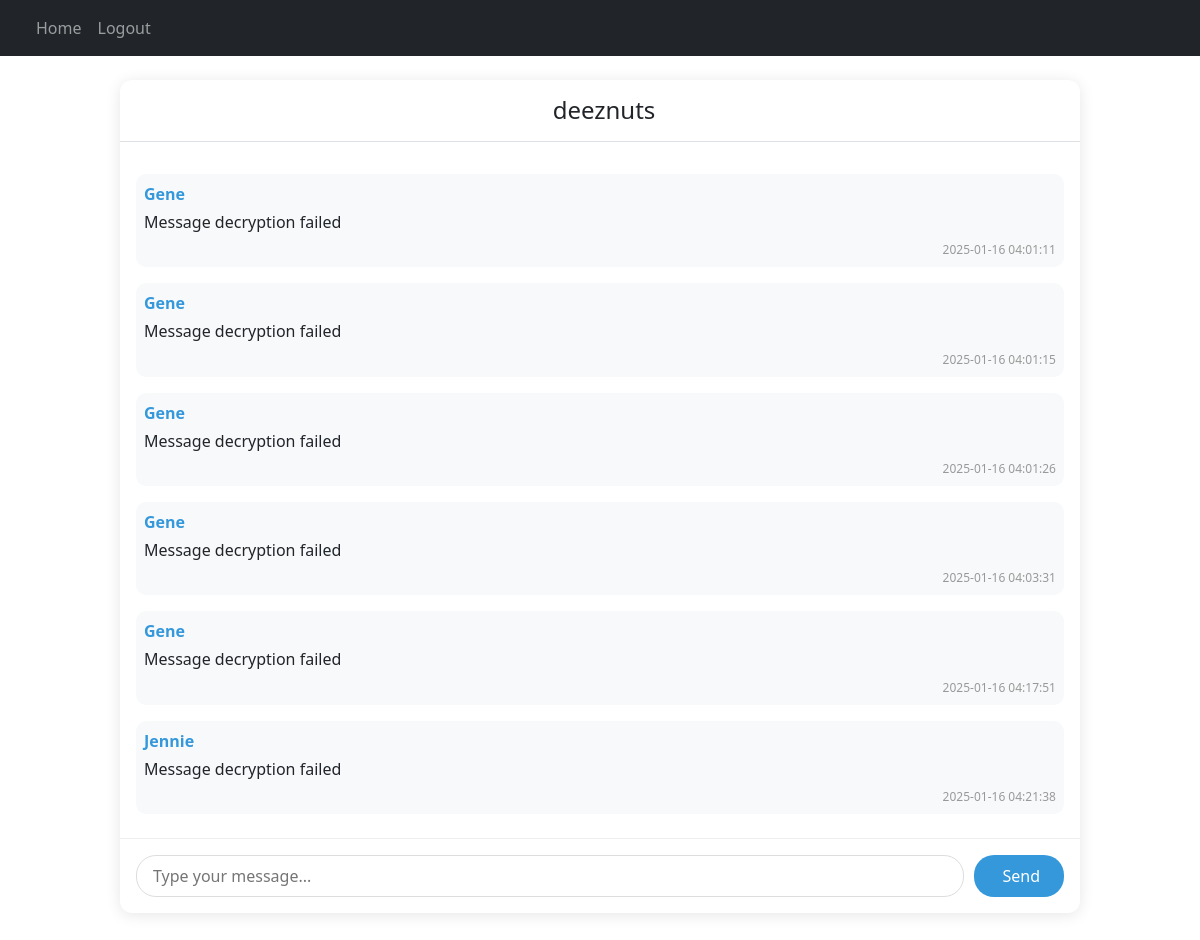
The app's page /room/1 (signed in) with its own data.
### website/Models/Room.py (models this page shows)
class Room(db.Model):
  id = db.Column(db.Integer, primary_key=True)
  room_name = db.Column(db.String(255), nullable=False)
  room_code = db.Column(db.String(512), nullable=False)
  password = db.Column(db.String(255), nullable=False)
  created_at = db.Column(db.DateTime(timezone=True), default=func.now())

class Message(db.Model):
  id = db.Column(db.Integer, primary_key=True)
  room_id = db.Column(db.Integer, db.ForeignKey('room.id'), nullable=False)
  user_id = db.Column(db.Integer, db.ForeignKey('user.id'), nullable=False)
  message = db.Column(db.Text, nullable=False)
  created_at = db.Column(db.DateTime(timezone=True), default=func.now())
  sender = db.relationship('User', foreign_keys=[user_id], backref='sent_messages')

### website/models.py (models this page shows)
class User(db.Model, UserMixin):
  id = db.Column(db.Integer, primary_key=True)
  email = db.Column(db.String(150), unique=True)
  password = db.Column(db.String(150))
  first_name = db.Column(db.String(150))
  notes= db.relationship('Note')

### website/rooms.py (the view)
@rooms.route('/room/<room_id>', methods=['GET', 'POST'])
@login_required
def room_handler(room_id):
  with Session(db.engine) as session:
    room = select_query_function(session, Room, Room.id == room_id)
    if not room:
      flash(f"Room {room_id} does not exist.", category='error')
      response = redirect(url_for('views.home'))
      return response
    with Session(db.engine) as session:
      room_participant = select_query_function(
        session=session,
        target=RoomParticipant,
        filter_condition=(RoomParticipant.room_id == room_id) & (RoomParticipant.user_id == current_user.id))
      if room_participant:
        print(f"User {current_user.first_name} is in room {room_id}")
      else:
        print(f"User {current_user.first_name} is not in room {room_id}")
    with Session(db.engine) as session:
      stmt = (
        select(Message)
        .join(Message.sender)
        .where(Message.room_id == room_id)
        .options(joinedload(Message.sender))
      )
      result = session.execute(stmt)
      messages = result.scalars().all()
      decrypted_messages = []
      if messages:
        for message in messages:
          decrypted_message = {
            'obj': message,  # Original message object with all attributes
            'decrypted_content': get_decrypted_message(message),
            'sender': message.sender,
            'created_at': message.created_at
          }
          print(f"Message: {decrypted_message['decrypted_content']}")
          print(f"Sender: {decrypted_message['sender'].first_name}")
          decrypted_messages.append(decrypted_message)
      else:
        print("No messages found.")
    if not room_participant:
      flash(f"Room {room_id} does not exist.", category='error')
      return redirect(url_for('views.home'))
    return render_template('room.html', room=room, user=current_user, messages=decrypted_messages)
  return render_template('room.html', room=room)

### website/__init__.py (called while the page is built)
def create_app():
  app = Flask(__name__)
  load_dotenv()
  app.config['SECRET_KEY'] = getenv('SECRET_KEY', 'fallback_key')
  app.config['SQLALCHEMY_DATABASE_URI'] = f'sqlite:///{DB_NAME}'
  db.init_app(app)
  socketio.init_app(app, cors_allowed_origins='*')
  crypto_manager.init_app(app)
  from .utils import generate_room_code
  from .views import views
  from .auth import auth
  from .rooms import rooms
  app.register_blueprint(views, url_prefix='/')
  app.register_blueprint(auth, url_prefix='/')
  app.register_blueprint(rooms, url_prefix='/')
  from .models import User, Note
  from .sockets import init_socket_handlers
  init_socket_handlers(socketio)
  create_database(app)
  login_manager = LoginManager()
  login_manager.login_view = 'auth.login'
  login_manager.init_app(app)
  @login_manager.user_loader
  def load_user(id):
    return User.query.get(int(id))
  return app

### website/crypto.py (called while the page is built)
    def decrypt_message(self, encrypted_message: str) -> str:
        try:
            encrypted_data = b64decode(encrypted_message.encode('utf-8'))
            decrypted_data = self.fernet.decrypt(encrypted_data)
            return decrypted_data.decode('utf-8')
        except Exception as e:
            raise ValueError(f"Failed to decrypt message: {str(e)}")

### website/utils.py (called while the page is built)
def select_query_function(session: Session, target: Type, filter_condition: Any) -> Optional[Any]:
  try:
    stmt = (
      select(target)
      .where(filter_condition)
    )
    result = session.execute(stmt)
    return result.scalars().one_or_none()
  except Exception as e:
    print(f"Error executing select query: {e}")
    return None

def get_decrypted_message(message: Message) -> str:
    try:
        return crypto_manager.decrypt_message(message.message)
    except ValueError:
        return "Message decryption failed"

### website/templates/room.html (shortened to what this page needs)
{% extends "base.html" %}
{% block content %}
<div class="container d-flex flex-column align-items-center justify-content-center mt-4">
  <div class="message-box">
    <div class="p-3 border-bottom">
      <h4 class="text-center mb-0">
        {{ room.room_name }}
      </h4>
    </div>
    <div class="messages" id="messages">
      {% if messages %}
        {% for msg in messages %}
          <div class="message">
            <strong>{{ msg.sender.first_name }}</strong>
            <p>{{ msg.decrypted_content }}</p>
            <small id="created_at">{{ msg.created_at }}</small>
          </div>
        {% endfor %}
      {% endif %}
    </div>
    <div class="inputs">
      <input type="text" placeholder="Type your message..." name="message" id="message">
      <button type="button" name="send" id="send-btn" onClick="sendMessage()">
        Send
      </button>
    </div>
  </div>
</div>
{% endblock %}

### website/static/css/style.css (style rules this page uses)
:root { --primary-color: #3498db; --secondary-color: #2ecc71; --background-color: #f8f9fa; --border-radius: 12px; --box-shadow: 0 2px 15px rgba(0, 0, 0, 0.1); }
* { margin: 0; padding: 0; box-sizing: border-box; }
body { background-color: var(--background-color); }
.message-box { border: none; border-radius: var(--border-radius); background-color: white; height: 80vh; display: flex; flex-direction: column; width: 80vw; align-items: stretch; box-shadow: var(--box-shadow); }
.messages { overflow-y: scroll; flex: 1; width: 100%; padding: 1rem; }
.inputs { padding: 1rem; display: flex; gap: 10px; border-top: 1px solid #eee; }
#message { flex: 1; padding: 0.5rem 1rem; border: 1px solid #ddd; border-radius: 20px; outline: none; }
#send-btn { background: var(--primary-color); color: white; border: none; padding: 0.5rem 1.5rem; border-radius: 20px; cursor: pointer; transition: background 0.3s ease; }
.messages { overflow-y: auto; flex: 1; width: 100%; padding: 1rem; word-wrap: break-word; }
.message { display: flex; flex-direction: column; align-items: flex-start; margin: 1rem 0; padding: 0.5rem; background: #f8f9fa; border-radius: 10px; word-wrap: break-word; }
.message strong { color: var(--primary-color); margin-bottom: 5px; word-break: break-word; }
.message p { margin: 0; padding: 0; line-height: 1.4; word-break: break-word; }
.message small { margin-top: 0.5rem; font-size: 0.75rem; color: #999; align-self: flex-end; word-break: break-word; }

### records on screen
Room: room_name "deeznuts"
User: sender.first_name "Gene" "Gene" "Gene" "Gene" "Gene"
Message: created_at "2025-01-16 04:01:11"
Message: created_at "2025-01-16 04:01:15"
Message: created_at "2025-01-16 04:01:26"
Message: created_at "2025-01-16 04:03:31"
Message: created_at "2025-01-16 04:17:51"
User: sender.first_name "Jennie"
Message: created_at "2025-01-16 04:21:38"

### other values on screen
{{ msg.decrypted_content }} "Message decryption failed" "Message decryption failed" "Message decryption failed" "Message decryption failed" "Message decryption failed" "Message decryption failed"
